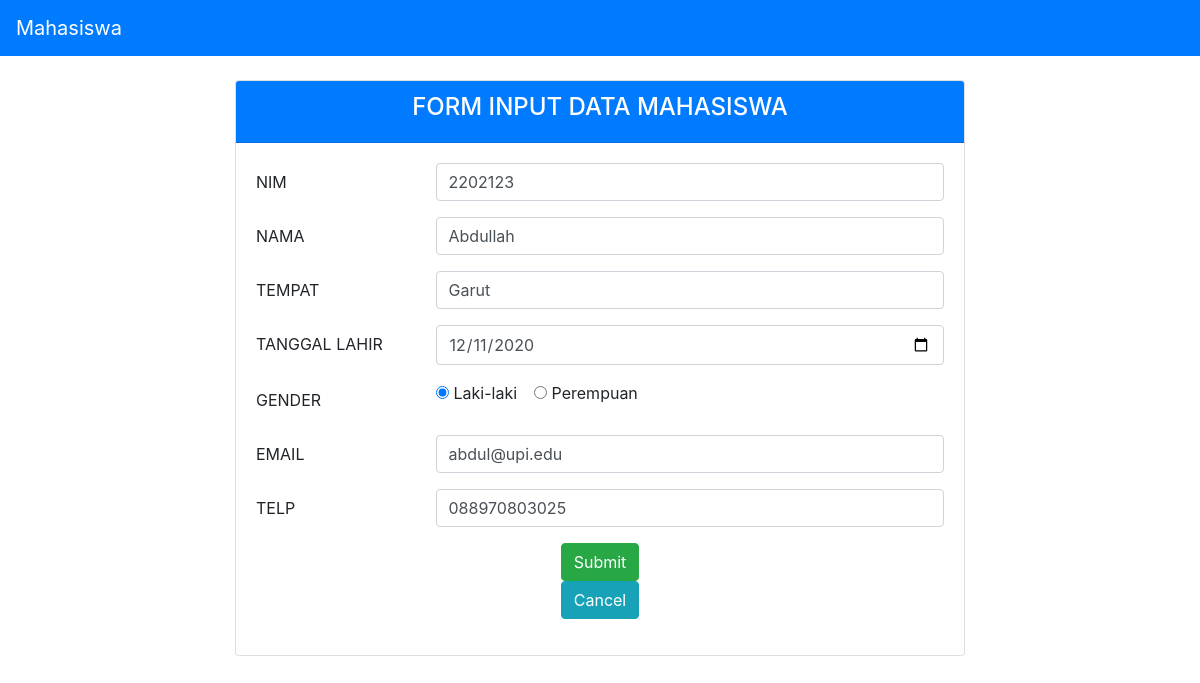
Screenshot of /MVP/index.php?edit_id=1 with the database file from the repository.
### tables this page shows
CREATE TABLE `mahasiswa`  (
  `id` int NOT NULL AUTO_INCREMENT,
  `nim` varchar(100) NOT NULL,
  `nama` varchar(100) NOT NULL,
  `tempat` varchar(100) NOT NULL,
  `tl` varchar(100) NOT NULL,
  `gender` varchar(10) NOT NULL,
  `email` varchar(100) NOT NULL,
  `telp` varchar(100) NOT NULL,
  PRIMARY KEY (`id`) USING BTREE
);

### MVP/presenter/ProsesMahasiswa.php (called while the page is built, shortened)
<?php
class ProsesMahasiswa implements KontrakPresenter
{
	private $tabelmahasiswa;
	function __construct()
	{
		try {
			$db_host = "localhost";
			$db_user = "root";
			$db_password = "";
			$db_name = "mvp_php";
			$this->tabelmahasiswa = new TabelMahasiswa($db_host, $db_user, $db_password, $db_name);
		} catch (Exception $e) {
			echo "yah error" . $e->getMessage();
		}
	}
	function prosesDataMahasiswaId($id){
		$this->tabelmahasiswa->open();
		$this->tabelmahasiswa->getMahasiswaById($id);
        $row = $this->tabelmahasiswa->getResult();
		$student = new Mahasiswa();
		$student->setId($row['id']);
		$student->setNim($row['nim']);
		$student->setNama($row['nama']);
		$student->setTempat($row['tempat']);
		$student->setTl($row['tl']);
		$student->setGender($row['gender']);
		$student->setEmail($row['email']);
		$student->setTelp($row['telp']);
        return $student;
	}
}

### MVP/model/DB.class.php (called while the page is built, shortened)
<?php
class DB
{
	var $db_host = 'localhost';
	var $db_user = 'root';
	var $db_password = '';
	var $db_name = 'mvp_php';
	var $db_link = '';
	var $result = 0;
	function __construct($db_host = '', $db_user = '', $db_password = '', $db_name = '')
	{
		$this->db_host = $db_host;
		$this->db_user = $db_user;
		$this->db_password = $db_password;
		$this->db_name = $db_name;
	}
	function open()
	{
		$this->db_link = mysqli_connect($this->db_host, $this->db_user, $this->db_password, $this->db_name);
	}
	function execute($query = "")
	{
		$this->result = mysqli_query($this->db_link, $query);
		return $this->result;
	}
	function getResult()
	{
		return mysqli_fetch_array($this->result);
	}
}

### MVP/model/TabelMahasiswa.class.php (called while the page is built, shortened)
<?php
class TabelMahasiswa extends DB
{
	function getMahasiswaById($id)
	{
		$query = "SELECT * FROM mahasiswa WHERE id = '". $id ."'";
		return $this->execute($query);
	}
}

### MVP/model/Mahasiswa.class.php (called while the page is built, shortened)
<?php
class Mahasiswa
{
	var $nim = '';
	var $nama = '';
	var $tempat = '';
	var $tl = '';
	var $gender = '';
	var $email = '';
	var $telp = '';
	function __construct($id = '', $nim = '', $nama = '', $tempat = '', $tl = '', $gender = '', $email = '', $telp = '')
	{
		$this->nim = $nim;
		$this->nama = $nama;
		$this->tempat = $tempat;
		$this->tl = $tl;
		$this->gender = $gender;
		$this->email = $email;
		$this->telp = $telp;
	}
	function setNim($nim)
	{
		$this->nim = $nim;
	}
	function setNama($nama)
	{
		$this->nama = $nama;
	}
	function setTempat($tempat)
	{
		$this->tempat = $tempat;
	}
	function setTl($tl)
	{
		$this->tl = $tl;
	}
	function setGender($gender)
	{
		$this->gender = $gender;
	}
	function setEmail($email)
	{
		$this->email = $email;
	}
	function setTelp($telp)
	{
		$this->telp = $telp;
	}
	function getNim()
	{
		return $this->nim;
	}
	function getNama()
	{
		return $this->nama;
	}
	function getTempat()
	{
		return $this->tempat;
	}
	function getTl()
	{
		return $this->tl;
	}
	function getGender()
	{
		return $this->gender;
	}
	function getEmail()
	{
		return $this->email;
	}
	function getTelp()
	{
		return $this->telp;
	}
}

### MVP/view/TampilMahasiswa.php (the view, shortened to what this page needs)
<?php
include("presenter/ProsesMahasiswa.php");
class TampilMahasiswa implements KontrakView
{
	private $prosesmahasiswa;
	function __construct()
	{
		$this->prosesmahasiswa = new ProsesMahasiswa();
	}
  function tampilUpdate($id){
    $data = null;
    $mahasiswa = $this->prosesmahasiswa->prosesDataMahasiswaId($id);
		$data .= "<div class='card'>
          <div class='card-header bg-primary text-white text-center'>
            <h4>FORM INPUT DATA MAHASISWA</h4>
          </div>
          <div class='card-body'>
            <form action='index.php' method='POST'>
              <input type='hidden' name='id' value='". $id ."'>
              <div class='form-group row'>
                <label for='nim' class='col-sm-3 col-form-label'>NIM</label>
                <div class='col-sm-9'>
                  <input type='text' class='form-control' id='nim' name='nim' placeholder='Masukkan NIM' value='". $mahasiswa->getNim() ."' required>
                </div>
              </div>
              <div class='form-group row'>
                <label for='nama' class='col-sm-3 col-form-label'>NAMA</label>
                <div class='col-sm-9'>
                  <input type='text' class='form-control' id='nama' name='nama' placeholder='Masukkan Nama Lengkap' value='". $mahasiswa->getNama() ."' required>
                </div>
              </div>
              <div class='form-group row'>
                <label for='tempat' class='col-sm-3 col-form-label'>TEMPAT</label>
                <div class='col-sm-9'>
                  <input type='text' class='form-control' id='tempat' name='tempat' placeholder='Masukkan Tempat Lahir' value='". $mahasiswa->getTempat() ."' required>
                </div>
              </div>
              <div class='form-group row'>
                <label for='tanggal_lahir' class='col-sm-3 col-form-label'>TANGGAL LAHIR</label>
                <div class='col-sm-9'>
                  <input type='date' class='form-control' id='tanggal_lahir' name='tanggal_lahir' value='". $mahasiswa->getTl() ."' required>
                </div>
              </div>
              <div class='form-group row'>
                <label for='gender' class='col-sm-3 col-form-label'>GENDER</label>
                <div class='col-sm-9'>
                  <div class='form-check form-check-inline'>
                    <input class='form-check-input' type='radio' name='gender' id='laki-laki' value='Laki-laki' " . ($mahasiswa->getGender() == 'Laki-laki' ? 'checked' : '') . " required>
                    <label class='form-check-label' for='laki-laki'>Laki-laki</label>
                  </div>
                  <div class='form-check form-check-inline'>
                    <input class='form-check-input' type='radio' name='gender' id='perempuan' value='Perempuan' " . ($mahasiswa->getGender() == 'Perempuan' ? 'checked' : '') . ">
                    <label class='form-check-label' for='perempuan'>Perempuan</label>
                  </div>
                </div>
              </div>
              <div class='form-group row'>
                <label for='email' class='col-sm-3 col-form-label'>EMAIL</label>
                <div class='col-sm-9'>
                  <input type='email' class='form-control' id='email' name='email' placeholder='Masukkan Email' value='". $mahasiswa->getEmail() ."' required>
                </div>
              </div>
              <div class='form-group row'>
                <label for='telp' class='col-sm-3 col-form-label'>TELP</label>
                <div class='col-sm-9'>
                  <input type='tel' class='form-control' id='telp' name='telp' placeholder='Masukkan Nomor Telepon' value='". $mahasiswa->getTelp() ."' required>
                </div>
              </div>
              <div class='form-group row'>
                <div class='col-sm-12 text-center'>
                  <button class='btn btn-success' type='submit' name='edit'>Submit</button><br>
                  <a class='btn btn-info' href='index.php'>Cancel</a><br>
                </div>
              </div>
            </form>
          </div>
        </div>";
  }
}

### rows the page displays
mahasiswa: nim "2202123", nama "Abdullah", tempat "Garut", tanggal_lahir "12/11/2020", gender "☑ Laki-laki", gender "☐ Perempuan", email "abdul@upi.edu", telp "088970803025"

### other values shown
$this->content "Mahasiswa"
